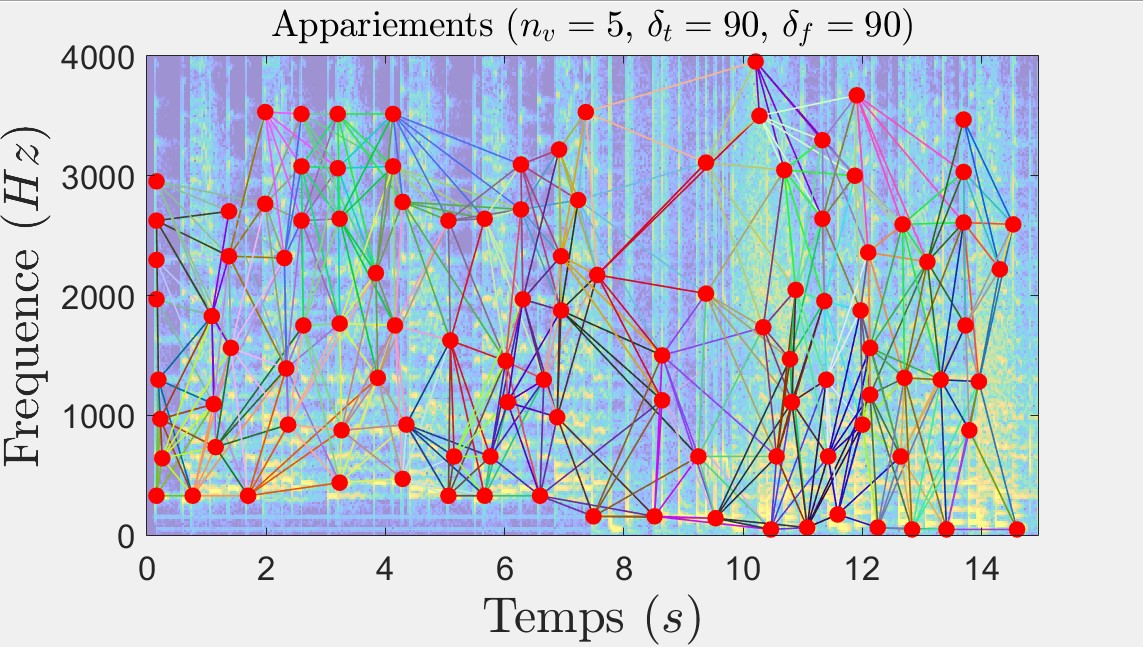
//> input picture 2A/TAV/ALOUANE_TP11/TP11/Images/appariement.jpg, 1143 x 647 px
$ ./kmeans ../../../TAV/ALOUANE_TP11/TP11/Images/appariement.jpg 3 ../../../TAV/ALOUANE_TP11/TP11/Images/pics_spectraux.jpg   (built with g++ and OpenCV 4)
//> lines starting //> are read from the running program, lines starting //| are printed output that depends on the picture; after the words box and inside, x2 and y2 are one past the last pixel; in counts of white or black regions, pixels touching at a corner belong together
### 2A/Traitement-d-image/src/tp/ocv_utils.hpp
#pragma once

#include <opencv2/core.hpp>

#include <string>

/**
 * @brief Print the information about the matrix (size, channels and type).
 * @param message A message to print before the matrix info: the output is in the format "message: [RxC] ch: #channels type: CV_XXTCY"
 * @param m The matrix.
 */
void printMatInfo(const std::string& message, const cv::Mat& m);

/**
 * @brief Print the information about a matrix with the name given by variable name.
 */
#define PRINT_MAT_INFO(mat) printMatInfo(#mat, mat)

/**
 * @brief Return the matrix type in readable string format
 * @param m The matrix
 * @return A string with the matrix type in string format, e.g. "CV_8UC3"
 */
std::string getMatType(const cv::Mat& m);

### 2A/Traitement-d-image/src/tp/ocv_utils.cpp
#include "ocv_utils.hpp"

#include <iostream>
std::string getMatType(int number)
{
    // find type
    const int imgTypeInt = number % 8;
    std::string imgTypeString;

    switch(imgTypeInt)
    {
        case 0: imgTypeString = "8U"; break;
        case 1: imgTypeString = "8S"; break;
        case 2: imgTypeString = "16U"; break;
        case 3: imgTypeString = "16S"; break;
        case 4: imgTypeString = "32S"; break;
        case 5: imgTypeString = "32F"; break;
        case 6: imgTypeString = "64F"; break;
        default: break;
    }

    // find channel
    const int channel = (number / 8) + 1;

    std::stringstream type;
    type << "CV_" << imgTypeString << "C" << channel;

    return type.str();
}

void printMatInfo(const std::string& message, const cv::Mat& m)
{
    std::cout << message << ": " << m.size() << " ch: "<< m.channels() << " type: " << getMatType(m.type()) << std::endl;
}


// [4 lines left out: function getMatType, not called in this run]

### 2A/Traitement-d-image/src/tp/kmeans.cpp
#include "ocv_utils.hpp"

#include <opencv2/core.hpp>
#include <opencv2/imgcodecs.hpp>
#include <opencv2/highgui.hpp>
#include <opencv2/imgproc.hpp>
#include <opencv2/imgcodecs.hpp>
#include <opencv2/opencv.hpp>
#include <iostream>

using namespace cv;
using namespace std;


// [4 lines left out: function printHelp, not called in this run]

Mat centre(Mat image, int k, Mat labels)
{
    Mat matC = Mat::zeros(1,k,CV_32FC3);
    Mat Nb_elem = Mat::zeros(1,k,CV_32SC1);
    for (int i = 0; i<labels.rows; i++)
    {
    	int j = labels.at<int>(i);
    	matC.at<Vec3f>(j) += image.at<Vec3f>(i);
    	Nb_elem.at<int>(j) += 1;
    }
    for (int i = 0; i<k; i++)
    {
    	matC.at<Vec3f>(i) /= Nb_elem.at<int>(i);
    }
    return matC;
}

void kmoyennes(Mat image, int k, Mat labels, double eps, int maxIter){
    int n = image.rows;
    int m = n/k;
    Mat Center(1,k,CV_32FC3);
    // Chosing the centers of the k groups
    for (int j=0; j<k; j++) {
        Center.at<Vec3f>(j) = image.at<Vec3f>(j*m);
    }
    Mat newCenters(1,k,CV_32FC3);

    int p = 0;
    bool supEps = true;
    while (p<maxIter and supEps) {
    	Center.copyTo(newCenters);
        for (int i=0; i<image.rows; i++){
            Mat distance(1,k,CV_32FC1);
            for(int l=0; l<k; l++){
                distance.at<float>(l) = norm(image.at<Vec3f>(i), Center.at<Vec3f>(l), NORM_L2);
            }
            Point minLoc;
            minMaxLoc(distance, NULL, NULL, &minLoc, NULL);
            labels.at<int>(i) = minLoc.x;
        }
        newCenters = centre(image, k, labels);
        for(int i=0; i<Center.cols; i++)
        {
            supEps = (norm(newCenters.at<Vec3f>(i), Center.at<Vec3f>(i), NORM_L2)>eps) and supEps;
        }
        p += 1;
    }
    PRINT_MAT_INFO(labels);
}

Vec3f moyenne(Mat img, Vec3f x, int n, int m, int spatialRadius, int colorRadius) {
    Vec3f matM(0.0f, 0.0f, 0.0f);
    int nx = 0;
    int i = 1;
    int j = 1;
    while (i<spatialRadius) {
    	while (j<spatialRadius) {
    	    if ((n-i>=0) and (m-j>=0) and norm(img.at<Vec3f>(n-i,m-j), x, NORM_L2) < colorRadius) {
    	        matM += img.at<Vec3f>(i,j);
    	        nx += 1;
     	    }
     	    if ((n+i<img.rows) and (m+j<img.cols) and norm(img.at<Vec3f>(n-i,m-j), x, NORM_L2) < colorRadius) {
    	        matM += img.at<Vec3f>(i,j);
    	        nx += 1;
     	    }
    	    j += 1;
    	}
    	i += 1;
    }
    return matM/nx;
}

void moyenShift(Mat result, int spatialRadius, int colorRadius, double eps, int maxIter) {
    int n = 1;
    Mat copy;
    while (n <= maxIter) {
    	result.copyTo(copy);
        for (int i=0; i<result.rows; i++) {
            for (int j=0; j<result.cols; j++){
                Vec3f moyen = moyenne(copy, copy.at<Vec3f>(i,j), i, j, spatialRadius, colorRadius);
                result.at<Vec3f>(i,j) = moyen;
            }
        }
        n += 1;
    }
}

// [37 lines left out: function comparaison, not called in this run]

int main(int argc, char** argv)
{
    if (argc != 3 && argc != 4)
    {
        cout << " Incorrect number of arguments." << endl;
        printHelp(string(argv[0]));
        return EXIT_FAILURE;
    }

    const auto imageFilename = string(argv[1]);
    const string groundTruthFilename = (argc == 4) ? string(argv[3]) : string();
    const int k = stoi(argv[2]);

    // just for debugging
    {
        cout << " Program called with the following arguments:" << endl;
        cout << " \timage file: " << imageFilename << endl;
        cout << " \tk: " << k << endl;
        if(!groundTruthFilename.empty()) cout << " \tground truth segmentation: " << groundTruthFilename << endl;
    }

    // load the color image to process from file
    Mat m;
    // for debugging use the macro PRINT_MAT_INFO to print the info about the matrix, like size and type
    PRINT_MAT_INFO(m);

    // 1) in order to call kmeans we need to first convert the image into floats (CV_32F)
    // see the method Mat.convertTo()
    m = imread(imageFilename, cv::IMREAD_COLOR);
//> m is the input picture: 647 rows x 1143 cols, CV_8UC3; mean B, G, R 210.6, 199.9, 190.6
    PRINT_MAT_INFO(m);
//| m: [1143 x 647] ch: 3 type: CV_8UC3
    Mat float_m;
    m.convertTo(float_m, CV_32F);
    PRINT_MAT_INFO(float_m);
//| float_m: [1143 x 647] ch: 3 type: CV_32FC3

    // 2) kmeans asks for a mono-dimensional list of "points". Our "points" are the pixels of the image that can be seen as 3D points
    // where each coordinate is one of the color channel (e.g. R, G, B). But they are organized as a 2D table, we need
    // to re-arrange them into a single vector.
    // see the method Mat.reshape(), it is similar to matlab's reshape
    Mat vect_m;
    vect_m = float_m.reshape (3,m.rows * m.cols);
    PRINT_MAT_INFO(vect_m);
//| vect_m: [1 x 739521] ch: 3 type: CV_32FC3

    // now we can call kmeans(...)
    Mat labels;
    Mat centers;
    kmeans(vect_m, k, labels, TermCriteria(TermCriteria::EPS+TermCriteria::COUNT, 10, 1.0),
    3, KMEANS_PP_CENTERS, centers);
//> centers = [[234.4, 238.8, 238.6], [53.06, 48.24, 142.1], [214.6, 189.3, 155.1]]
    PRINT_MAT_INFO(labels);
//| labels: [1 x 739521] ch: 1 type: CV_32SC1

    // show and save the image
    Mat img(vect_m.rows, 1 , CV_8UC1);
    Mat image;

    for(int i = 0; i < vect_m.rows; i++ )
    {
        int j = labels.at<int>(i);
        if (j==0) {
            img.at<uchar>(i) = 0;
        } else {
            img.at<uchar>(i) = 255;
        }
    }
//> this loop made 739521 passes
//> j on passes 1 to 3: 2, 2, 2
    PRINT_MAT_INFO(img);
//| img: [1 x 739521] ch: 1 type: CV_8UC1
    image = img.reshape(1, m.rows);
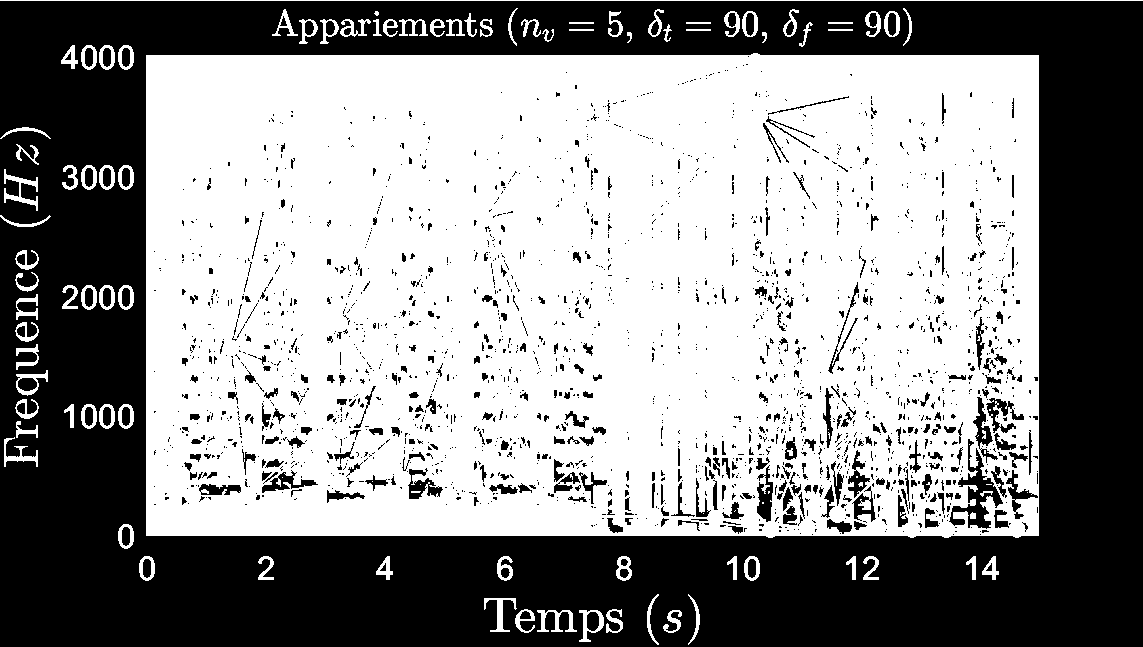
//> image: 647 rows x 1143 cols, CV_8UC1; 56.3% white; 2152 black regions (1805 under 20 px), largest, box (x1, y1, x2, y2) and area: (0, 1, 1143, 647) 291205, (949, 439, 1003, 529) 1458, (757, 465, 773, 522) 516
    PRINT_MAT_INFO(image);
//| image: [1143 x 647] ch: 1 type: CV_8UC1
    imshow("k_means", image);
    imwrite( "../data/images/k_means.png", image);

    // we call our kmeans
    Mat labelsmoyennes= Mat::zeros(vect_m.rows, 1, CV_32SC1);
    kmoyennes(vect_m, k, labelsmoyennes, 1.0, 10);
//> after the loop in kmoyennes, `while (p<maxIter and supEps)`: supEps = true; p = 10
//| labels: [1 x 739521] ch: 1 type: CV_32SC1
    PRINT_MAT_INFO(labelsmoyennes);

    // show and save the image
    for(int i = 0; i < vect_m.rows; i++ )
    {
        int j = labelsmoyennes.at<int>(i);
        if (j==0) {
            img.at<uchar>(i) = 0;
        } else {
            img.at<uchar>(i) = 255;
        }
    }
    PRINT_MAT_INFO(img);
    image = img.reshape(1, m.rows);
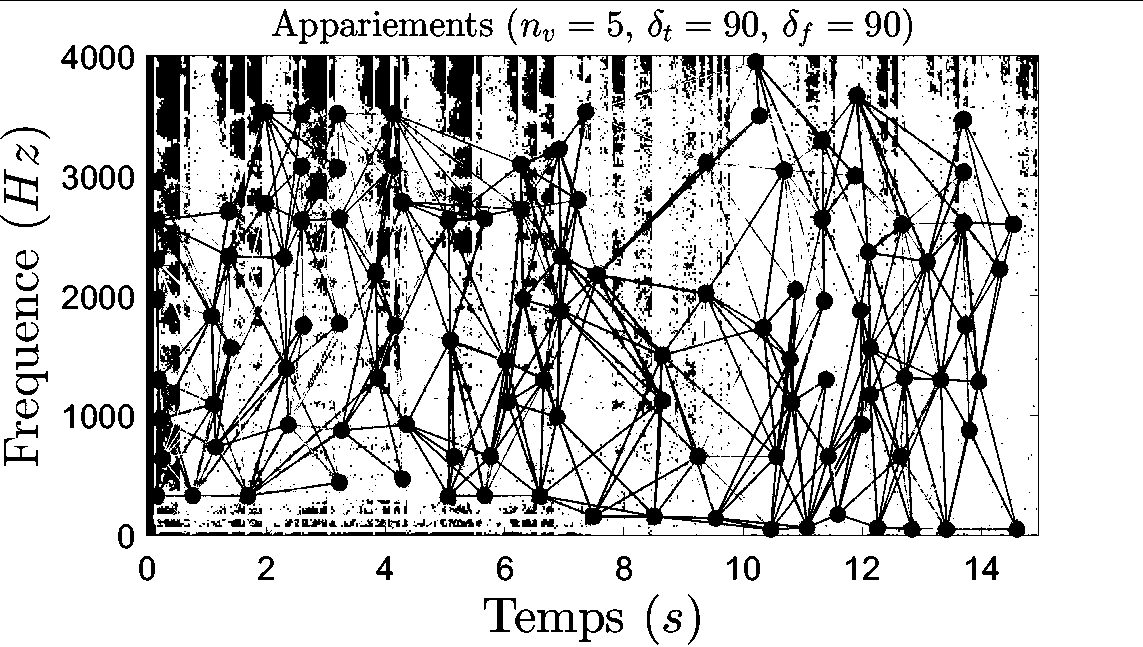
//> image: 647 rows x 1143 cols, CV_8UC1; 79.7% white; 1867 black regions (1645 under 20 px), largest, box (x1, y1, x2, y2) and area: (146, 53, 1039, 538) 120128, (0, 0, 1143, 1) 1143, (312, 274, 348, 347) 573
    PRINT_MAT_INFO(image);
    imshow("k_moyenne", image);
    imwrite( "../data/images/k_moyennes.png", image);

    // comparaison to the reference
    if (argc == 4 && k == 2){
        Mat r = imread(groundTruthFilename, cv::IMREAD_GRAYSCALE);
        Mat ref = r.reshape(1, r.rows * r.cols);
        comparaison(labels, ref, "kmeans");
        comparaison(labelsmoyennes, ref, "notre kmeans");
    }

    // using MeanShift
    Mat result;
    int spatialRadius = 10;
    int colorRadius = 50;
    /* copying the image (we don't know what would happen inside pyrMeanShiftFiltering) */
    Mat copy;
    m.copyTo(copy);
    pyrMeanShiftFiltering(copy, result, spatialRadius, colorRadius);
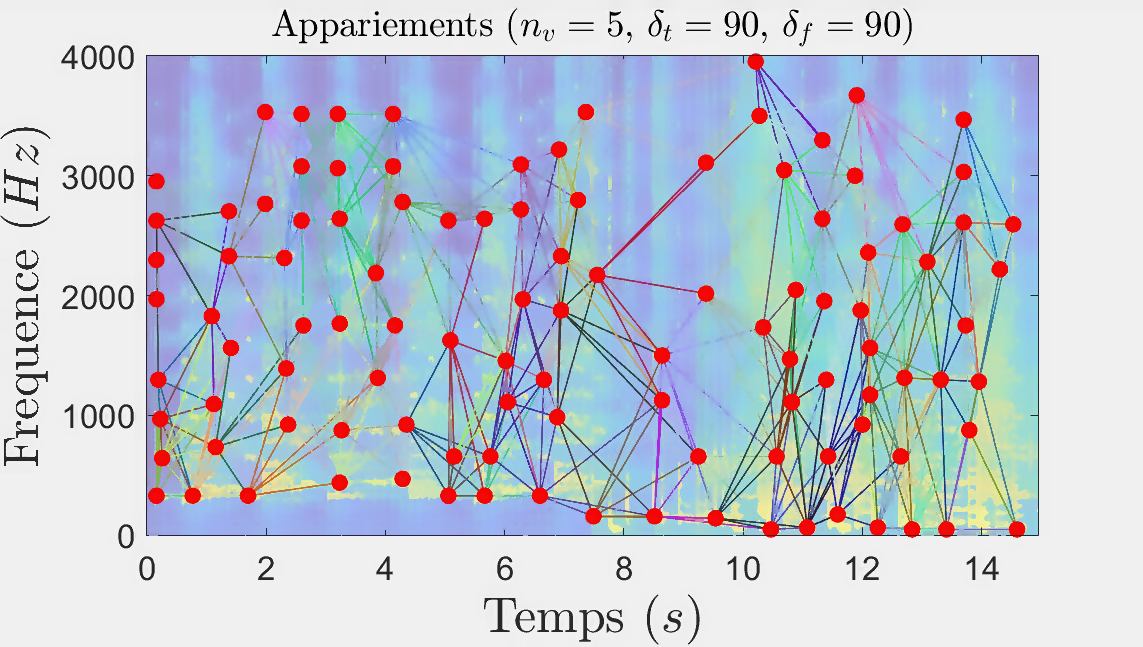
//> result: 647 rows x 1143 cols, CV_8UC3; mean B, G, R 211.9, 200, 189.8

    Mat labels_MS;
    Mat gray;
    cvtColor(result, gray, COLOR_BGR2GRAY);
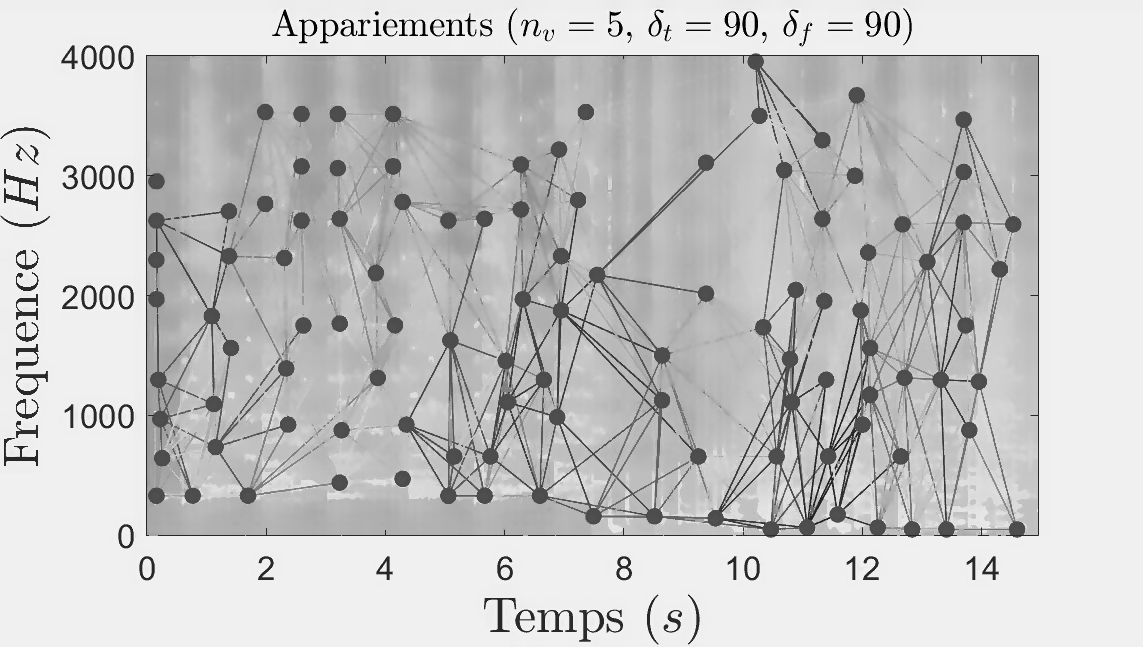
//> gray: 647 rows x 1143 cols, CV_8UC1; min 2, max 241, mean 198.3
    int numClasses = connectedComponents(gray, labels_MS);
//> labels_MS: 647 rows x 1143 cols, CV_32SC1; every value is 1
//> numClasses = 2
    cout << "Nombre de classes par MeanShift opencv : " << numClasses << endl;
//| Nombre de classes par MeanShift opencv : 2
    // Show the result
    PRINT_MAT_INFO(result);
    imshow("Mean Shift", result);
    imwrite( "../data/images/mean-shift.png", image);

    // Using our MeanShift
    Mat r_MS;
    float_m.copyTo(r_MS);
    moyenShift(r_MS, spatialRadius, colorRadius, 0.1, 1);
//> after the loop in moyenShift, `while (n <= maxIter)`: result: 647 rows x 1143 cols, CV_32FC3; 7.66% of the values are NaN or infinite; the others: min 255, max 255, mean 255
    PRINT_MAT_INFO(r_MS);
    Mat our_result;
    result.convertTo(our_result, CV_8UC3);
    imshow("Moyen Shift", our_result);
    imwrite( "../data/images/moyen-shift.png", image);

    cvtColor(our_result, gray, COLOR_BGR2GRAY);
    numClasses = connectedComponents(gray, labels_MS);
    cout << "Nombre de classes par notre meanshift : " << numClasses << endl;
//| Nombre de classes par notre meanshift : 2

    waitKey(0);
    return EXIT_SUCCESS;
}
